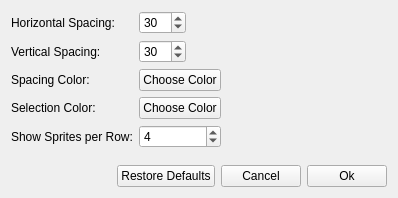
<?xml version="1.0" encoding="UTF-8"?>
<ui version="4.0">
 <class>SettingsDialog</class>
 <widget class="QWidget" name="SettingsDialog">
  <property name="windowModality">
   <enum>Qt::ApplicationModal</enum>
  </property>
  <property name="geometry">
   <rect>
    <x>0</x>
    <y>0</y>
    <width>398</width>
    <height>198</height>
   </rect>
  </property>
  <property name="windowTitle">
   <string>OpenSprite - Settings</string>
  </property>
  <property name="windowIcon">
   <iconset resource="icons.qrc">
    <normaloff>:/icons/opensprite96x96.ico</normaloff>:/icons/opensprite96x96.ico</iconset>
  </property>
  <layout class="QGridLayout" name="gridLayout">
   <item row="0" column="0">
    <layout class="QGridLayout" name="gridLayout_6">
     <item row="0" column="0">
      <widget class="QLabel" name="label_11">
       <property name="sizePolicy">
        <sizepolicy hsizetype="Fixed" vsizetype="Preferred">
         <horstretch>0</horstretch>
         <verstretch>0</verstretch>
        </sizepolicy>
       </property>
       <property name="text">
        <string>Horizontal Spacing:</string>
       </property>
      </widget>
     </item>
     <item row="1" column="0">
      <widget class="QLabel" name="label_12">
       <property name="sizePolicy">
        <sizepolicy hsizetype="Fixed" vsizetype="Preferred">
         <horstretch>0</horstretch>
         <verstretch>0</verstretch>
        </sizepolicy>
       </property>
       <property name="text">
        <string>Vertical Spacing:</string>
       </property>
      </widget>
     </item>
     <item row="4" column="1">
      <widget class="QSpinBox" name="spin_sprites_per_row">
       <property name="minimum">
        <number>1</number>
       </property>
       <property name="value">
        <number>4</number>
       </property>
      </widget>
     </item>
     <item row="2" column="1">
      <widget class="QPushButton" name="button_spacing_color">
       <property name="text">
        <string>Choose Color</string>
       </property>
      </widget>
     </item>
     <item row="4" column="0">
      <widget class="QLabel" name="label_14">
       <property name="sizePolicy">
        <sizepolicy hsizetype="Fixed" vsizetype="Preferred">
         <horstretch>0</horstretch>
         <verstretch>0</verstretch>
        </sizepolicy>
       </property>
       <property name="text">
        <string>Show Sprites per Row:</string>
       </property>
      </widget>
     </item>
     <item row="0" column="2">
      <spacer name="horizontalSpacer_2">
       <property name="orientation">
        <enum>Qt::Horizontal</enum>
       </property>
       <property name="sizeHint" stdset="0">
        <size>
         <width>40</width>
         <height>20</height>
        </size>
       </property>
      </spacer>
     </item>
     <item row="1" column="1">
      <widget class="QSpinBox" name="spin_vertical_spacing">
       <property name="sizePolicy">
        <sizepolicy hsizetype="Maximum" vsizetype="Fixed">
         <horstretch>0</horstretch>
         <verstretch>0</verstretch>
        </sizepolicy>
       </property>
       <property name="maximum">
        <number>100</number>
       </property>
       <property name="value">
        <number>30</number>
       </property>
      </widget>
     </item>
     <item row="0" column="1">
      <widget class="QSpinBox" name="spin_horizontal_spacing">
       <property name="sizePolicy">
        <sizepolicy hsizetype="Maximum" vsizetype="Fixed">
         <horstretch>0</horstretch>
         <verstretch>0</verstretch>
        </sizepolicy>
       </property>
       <property name="maximum">
        <number>100</number>
       </property>
       <property name="value">
        <number>30</number>
       </property>
      </widget>
     </item>
     <item row="2" column="0">
      <widget class="QLabel" name="label_13">
       <property name="sizePolicy">
        <sizepolicy hsizetype="Fixed" vsizetype="Preferred">
         <horstretch>0</horstretch>
         <verstretch>0</verstretch>
        </sizepolicy>
       </property>
       <property name="text">
        <string>Spacing Color:</string>
       </property>
      </widget>
     </item>
     <item row="3" column="0">
      <widget class="QLabel" name="label_21">
       <property name="sizePolicy">
        <sizepolicy hsizetype="Fixed" vsizetype="Preferred">
         <horstretch>0</horstretch>
         <verstretch>0</verstretch>
        </sizepolicy>
       </property>
       <property name="text">
        <string>Selection Color:</string>
       </property>
      </widget>
     </item>
     <item row="3" column="1">
      <widget class="QPushButton" name="button_selection_color">
       <property name="text">
        <string>Choose Color</string>
       </property>
      </widget>
     </item>
     <item row="3" column="2">
      <widget class="QWidget" name="widget_selection_color" native="true"/>
     </item>
     <item row="2" column="2">
      <widget class="QWidget" name="widget_spacing_color" native="true"/>
     </item>
    </layout>
   </item>
   <item row="3" column="0">
    <layout class="QHBoxLayout" name="horizontalLayout">
     <item>
      <spacer name="horizontalSpacer">
       <property name="orientation">
        <enum>Qt::Horizontal</enum>
       </property>
       <property name="sizeHint" stdset="0">
        <size>
         <width>40</width>
         <height>20</height>
        </size>
       </property>
      </spacer>
     </item>
     <item>
      <widget class="QPushButton" name="button_defaults">
       <property name="text">
        <string>Restore Defaults</string>
       </property>
      </widget>
     </item>
     <item>
      <widget class="QPushButton" name="button_cancel">
       <property name="text">
        <string>Cancel</string>
       </property>
      </widget>
     </item>
     <item>
      <widget class="QPushButton" name="button_ok">
       <property name="text">
        <string>Ok</string>
       </property>
      </widget>
     </item>
    </layout>
   </item>
   <item row="1" column="0">
    <spacer name="verticalSpacer">
     <property name="orientation">
      <enum>Qt::Vertical</enum>
     </property>
     <property name="sizeHint" stdset="0">
      <size>
       <width>20</width>
       <height>40</height>
      </size>
     </property>
    </spacer>
   </item>
  </layout>
 </widget>
 <resources>
  <include location="icons.qrc"/>
 </resources>
 <connections/>
</ui>
